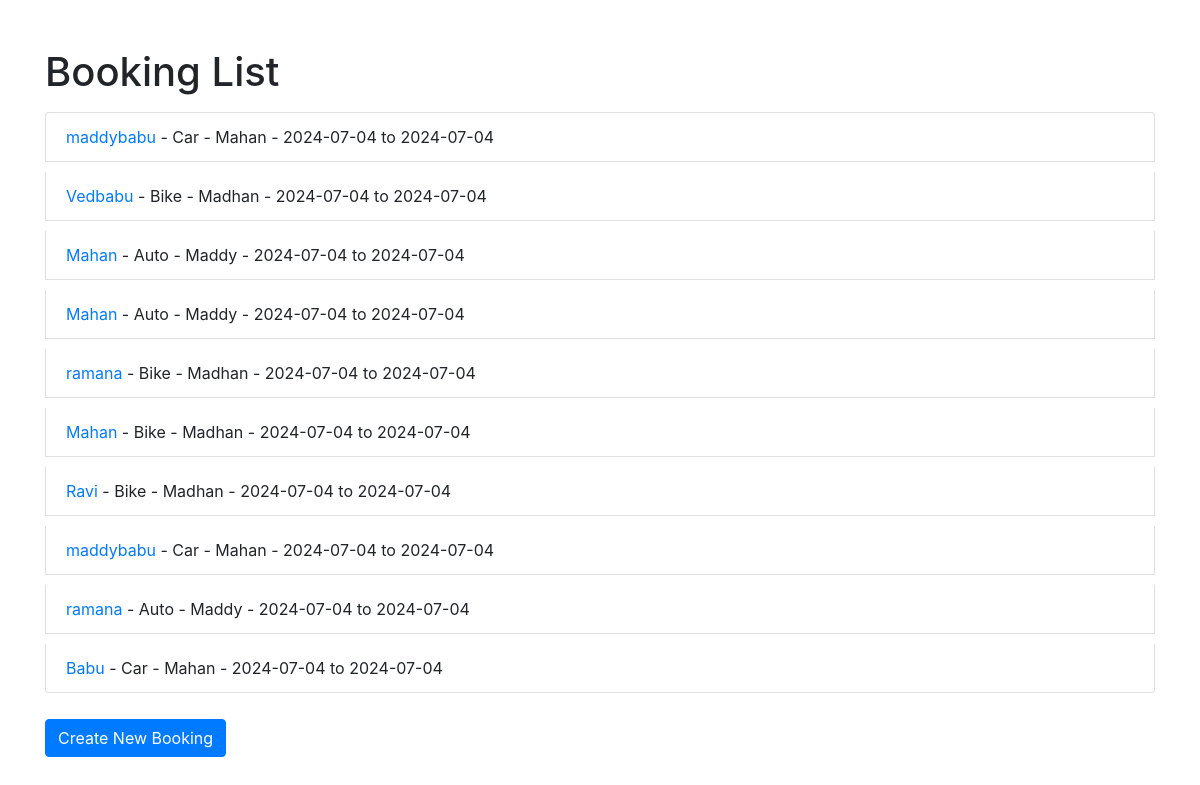
The page /bookings/ on the database its author committed.
### Car/models.py (models this page shows, shortened)
class Booking(models.Model):
    vehicle = models.ForeignKey(Vehicle, on_delete=models.CASCADE)
    user_name = models.CharField(max_length=100)
    email = models.EmailField()
    phone_number = models.CharField(max_length=15)
    pickup_date = models.DateField()
    dropoff_date = models.DateField()
    total_amount = models.DecimalField(max_digits=10, decimal_places=2)

class Vehicle(models.Model):
    VEHICLE_TYPES = (
        ('bike', 'Bike'),
        ('auto', 'Auto'),
        ('car', 'Car'),
    )
    name = models.CharField(max_length=100)
    vehicle_type = models.CharField(max_length=10, choices=VEHICLE_TYPES)
    description = models.TextField()
    rate_per_day = models.DecimalField(max_digits=8, decimal_places=2)
    def __str__(self):
        return f"{self.get_vehicle_type_display()} - {self.name}"

### Car/views.py (the view)
# urls.py: path('bookings/', BookingListView.as_view(), name='booking-list'),
class BookingListView(ListView):
    model = Booking
    template_name = 'booking_class_based/booking_list.html'
    context_object_name = 'bookings'

### templates/booking_class_based/booking_list.html (shortened to what this page needs)
<!DOCTYPE html>
<html lang="en">
<head>
    <link href="https://stackpath.bootstrapcdn.com/bootstrap/4.5.0/css/bootstrap.min.css" rel="stylesheet">
</head>
<body>
    <div class="container">
        <h1 class="mt-5">Booking List</h1>
        <div class="mt-3">
            <ul class="list-group">
                {% for booking in bookings %}
                    <li class="list-group-item booking-item">
                        <div class="d-flex justify-content-between align-items-center">
                            <span>
                                <a href="{% url 'booking-detail' booking.pk %}">
                                    {{ booking.user_name }}
                                </a> - {{ booking.vehicle }} - {{ booking.pickup_date|date:"Y-m-d" }} to {{ booking.dropoff_date|date:"Y-m-d" }}
                            </span>
                        </div>
                    </li>
                {% empty %}
                    <li class="list-group-item">No bookings yet.</li>
                {% endfor %}
            </ul>
        </div>
        <a class="btn btn-primary mt-3" href="{% url 'booking-create' %}">Create New Booking</a>
    </div>
</body>
</html>

### templates/booking_class_based/booking_list.html (style rules this page uses)
.booking-item { margin-bottom: 10px; }

### rows shown on the page
Booking: user_name "maddybabu", vehicle "Car - Mahan", pickup_date "2024-07-04", dropoff_date "2024-07-04"
Booking: user_name "Vedbabu", vehicle "Bike - Madhan", pickup_date "2024-07-04", dropoff_date "2024-07-04"
Booking: user_name "Mahan", vehicle "Auto - Maddy", pickup_date "2024-07-04", dropoff_date "2024-07-04"
Booking: user_name "Mahan", vehicle "Auto - Maddy", pickup_date "2024-07-04", dropoff_date "2024-07-04"
Booking: user_name "ramana", vehicle "Bike - Madhan", pickup_date "2024-07-04", dropoff_date "2024-07-04"
Booking: user_name "Mahan", vehicle "Bike - Madhan", pickup_date "2024-07-04", dropoff_date "2024-07-04"
Booking: user_name "Ravi", vehicle "Bike - Madhan", pickup_date "2024-07-04", dropoff_date "2024-07-04"
Booking: user_name "maddybabu", vehicle "Car - Mahan", pickup_date "2024-07-04", dropoff_date "2024-07-04"
Booking: user_name "ramana", vehicle "Auto - Maddy", pickup_date "2024-07-04", dropoff_date "2024-07-04"
Booking: user_name "Babu", vehicle "Car - Mahan", pickup_date "2024-07-04", dropoff_date "2024-07-04"
